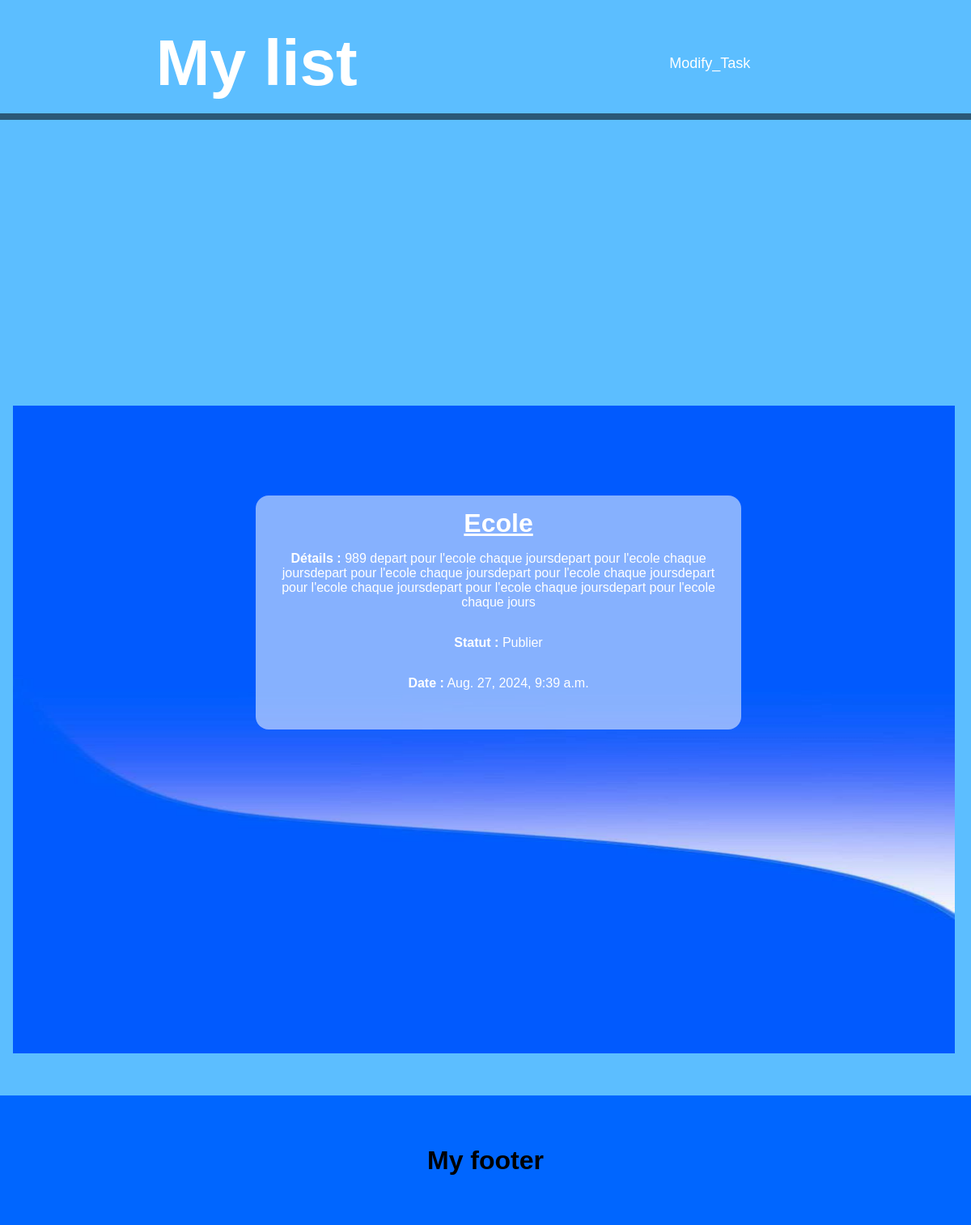
Page /detail/1/ on the committed database.
### list/models.py (models this page shows, shortened)
class Tache(models.Model):  # Change 'tache' à 'Tache'
    titre = models.CharField(max_length=200)
    detail = models.TextField()
    day = models.DateTimeField(auto_now_add=True)
    STATUS_CHOICES = [
        ('draft', 'Brouillon'),
        ('published', 'Publier')
    ]
    statut = models.CharField(max_length=10, choices=STATUS_CHOICES, default='draft')

### list/views.py (the view)
# urls.py: path('detail/<int:id>/', views.detail, name='detail'),
def detail(request, id):
    tache = get_object_or_404(Tache, id=id)  # Récupère la tâche par son ID ou retourne une erreur 404 si non trouvée
    return render(request, 'detail.html', {'tache': tache})

### list/templates/detail.html (shortened to what this page needs)
<!DOCTYPE html>
<html lang="en">
<head>
    {% load static %}
    <link rel="stylesheet" href="{% static 'css/detail.css'%}">
</head>
<body>
    <header>
        <a href="/"><h1><strong>My list</strong></h1></a>
        <ul>
            <li><a href="{% url 'Modify_Task' tache.id %}">Modify_Task</a></li>
        </ul>
    </header>
    <main>
        <div id="det">
            <h1>{{ tache.titre }}</h1>
            <p><strong>Détails :</strong> {{ tache.detail }}</p>
            <p><strong>Statut :</strong> {{ tache.get_statut_display }}</p>
            <p><strong>Date :</strong> {{ tache.day }}</p>
        </div>
        <img src="{% static 'images/todo.jpeg' %}" alt="">
    </main>
    <footer>
        <h1>My footer</h1>
    </footer>
</body>
</html>

### list/static/css/detail.css (style rules this page uses)
* { padding: 0; margin: 0; box-sizing: border-box; font-family: Arial, Helvetica, sans-serif; }
body { background-color: rgb(92, 190, 255); }
header { display: flex; justify-content: space-around; align-items: center; margin-top: 1rem; padding: 1rem 0rem; border-bottom: 0.5rem solid rgba(0, 0, 0, 0.534); margin-bottom: 3rem; }
header a { text-decoration: none; }
header a h1 { color: white; font-weight: bolder; font-size: 5rem; font-family: serif; }
header ul { display: flex; align-items: center; justify-content: space-between; width: 15vw; list-style: none; }
header ul li { margin-right: 1rem; }
header ul li a { text-decoration: none; color: white; font-size: large; transition: 1s; }
main { padding: 1rem 1rem; margin-bottom: 2rem; }
main #det { display: flex; flex-direction: column; justify-content: center; position: relative; top: 50vh; left: 25vw; width: 50vw; height: auto; list-style: none; background-color: rgba(255, 255, 255, 0.527); border-radius: 1rem; padding: 1rem 1rem; z-index: 10; transition: 1s; }
main #det h1 { text-align: center; text-decoration: underline; font-weight: bold; margin-bottom: 1rem; color: white; }
main #det p { color: white; text-align: center; margin-bottom: 2rem; }
main img { width: 97vw; height: 100vh; z-index: 0; }
footer { display: flex; justify-content: center; align-items: center; height: 10rem; background-color: rgb(0, 102, 255); }

### rows in the picture
Tache: titre "Ecole", detail "989 depart pour l'ecole chaque joursdepart pour l'ecole chaque joursdepart pour l'ecole chaque joursdepart pour l'ecole chaque joursdepart pour l'ecole chaque joursdepart pour l'ecole chaque joursdepart pour l'ecole chaque jours", statut "Publier", day "Aug. 27, 2024, 9:39 a.m."
